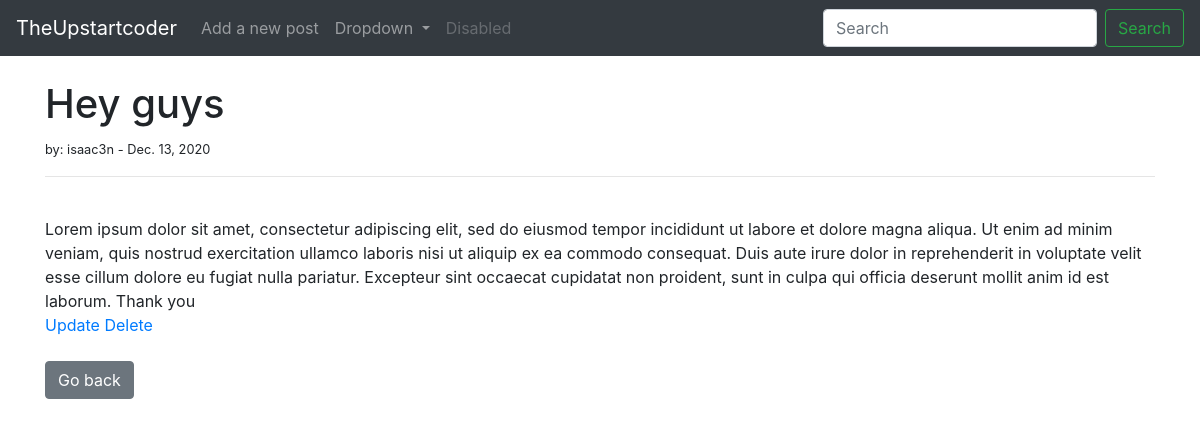
The app's page /article/1 with its own data.
### myblog/models.py (models this page shows, shortened)
class Post(models.Model):
    title = models.CharField(max_length=255)
    title_tag = models.CharField(max_length=25, default='TheUpstartcoder')
    author = models.ForeignKey(User, on_delete=models.CASCADE)
    body = models.TextField()
    pub_date =models.DateField(auto_now_add=True)

### myblog/views.py (the view)
# urls.py: path('article/<int:pk>', ArticleDetailView.as_view(), name='articles'),
class ArticleDetailView(DetailView):
    model = Post
    template_name = 'articles.html'

### myblog/templates/articles.html (shortened to what this page needs)
{% extends 'base.html' %}
{% block content %}
<h1>{{ post.title }}</h1>
<small>by: {{ post.author }} - {{ post.pub_date }}</small>
<hr>
<br>
{{ post.body }}
<br>
<a href="{% url 'update_post' post.pk %}">Update</a>
<a href="{% url 'delete_post' post.pk %}">Delete</a>
<br> <br>
<a href="{% url 'home' %}" <button type="button" class="btn btn-secondary"> Go back </button></a>
{% endblock %}

### records on screen
Post: title "Hey guys", author "isaac3n", pub_date "Dec. 13, 2020", body "Lorem ipsum dolor sit amet, consectetur adipiscing elit, sed do eiusmod tempor incididunt ut labore et dolore magna aliqua. Ut enim ad minim veniam, quis nostrud exercitation ullamco laboris nisi ut aliquip ex ea commodo consequat. Duis aute irure dolor in reprehenderit in voluptate velit esse cillum dolore eu fugiat nulla pariatur. Excepteur sint occaecat cupidatat non proident, sunt in culpa qui officia deserunt mollit anim id est laborum. Thank you"
